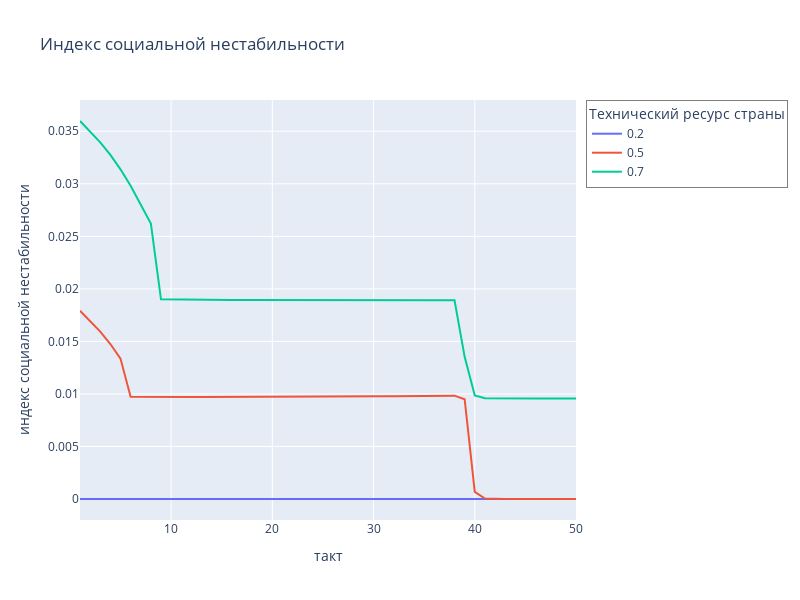

The cell this chart's notebook holds for it:
### Code cell
fig = px.line(df0_ls, x='i', y='inst', color='country', title='Индекс социальной нестабильности')
fig.update_layout(
    width=800, 
    height=600,
    xaxis_title='такт',  
    yaxis_title='индекс социальной нестабильности', 
    showlegend=True,  
    legend_title='Технический ресурс страны',  
    legend=dict(
        bgcolor='rgba(255, 255, 255, 0.5)',  
        bordercolor='rgba(0, 0, 0, 0.5)',  
        borderwidth=1)
)
fig.show()
fig.write_image("instab3.png")

### Figure 1 — Plotly figure (JSON) as saved in the notebook; plotly's stock layout.template omitted (floating-point values rounded to 4 significant figures)
{"data": [{"hovertemplate": "country=0.2<br>i=%{x}<br>inst=%{y}<extra></extra>", "legendgroup": "0.2", "line": {"color": "#636efa", "dash": "solid"}, "marker": {"symbol": "circle"}, "mode": "lines", "name": "0.2", "orientation": "v", "showlegend": true, "type": "scatter", "x": [1, 2, 3, 4, 5, 6, 7, 8, 9, 10, 11, 12, 13, 14, 15, 16, 17, 18, 19, 20, 21, 22, 23, 24, 25, 26, 27, 28, 29, 30, 31, 32, 33, 34, 35, 36, 37, 38, 39, 40, 41, 42, 43, 44, 45, 46, 47, 48, 49, 50], "xaxis": "x", "y": [0, 0, 0, 0, 0, 0, 0, 0, 0, 0, 0, 0, 0, 0, 0, 0, 0, 0, 0, 0, 0, 0, 0, 0, 0, 0, 0, 0, 0, 0, 0, 0, 0, 0, 0, 0, 0, 0, 0, 0, 0, 0, 0, 0, 0, 0, 0, 0, 0, 0], "yaxis": "y"}, {"hovertemplate": "country=0.5<br>i=%{x}<br>inst=%{y}<extra></extra>", "legendgroup": "0.5", "line": {"color": "#EF553B", "dash": "solid"}, "marker": {"symbol": "circle"}, "mode": "lines", "name": "0.5", "orientation": "v", "showlegend": true, "type": "scatter", "x": [1, 2, 3, 4, 5, 6, 7, 8, 9, 10, 11, 12, 13, 14, 15, 16, 17, 18, 19, 20, 21, 22, 23, 24, 25, 26, 27, 28, 29, 30, 31, 32, 33, 34, 35, 36, 37, 38, 39, 40, 41, 42, 43, 44, 45, 46, 47, 48, 49, 50], "xaxis": "x", "y": [0.01792, 0.01695, 0.01593, 0.01475, 0.01336, 0.00973, 0.009738, 0.009735, 0.009728, 0.00972, 0.009714, 0.00971, 0.009706, 0.009706, 0.009706, 0.009707, 0.009708, 0.009712, 0.009714, 0.009718, 0.009721, 0.009725, 0.009729, 0.009733, 0.009739, 0.009743, 0.009749, 0.009755, 0.009761, 0.009767, 0.009773, 0.009781, 0.009788, 0.009796, 0.009805, 0.009814, 0.009824, 0.009834, 0.009496, 0.0006841, 4.647e-05, 2.67e-06, 0, 0, 0, 0, 0, 0, 0, 0], "yaxis": "y"}, {"hovertemplate": "country=0.7<br>i=%{x}<br>inst=%{y}<extra></extra>", "legendgroup": "0.7", "line": {"color": "#00cc96", "dash": "solid"}, "marker": {"symbol": "circle"}, "mode": "lines", "name": "0.7", "orientation": "v", "showlegend": true, "type": "scatter", "x": [1, 2, 3, 4, 5, 6, 7, 8, 9, 10, 11, 12, 13, 14, 15, 16, 17, 18, 19, 20, 21, 22, 23, 24, 25, 26, 27, 28, 29, 30, 31, 32, 33, 34, 35, 36, 37, 38, 39, 40, 41, 42, 43, 44, 45, 46, 47, 48, 49, 50], "xaxis": "x", "y": [0.03598, 0.03495, 0.03394, 0.03276, 0.03138, 0.02981, 0.02808, 0.02623, 0.01901, 0.01899, 0.01897, 0.01896, 0.01895, 0.01894, 0.01894, 0.01894, 0.01893, 0.01893, 0.01893, 0.01893, 0.01893, 0.01893, 0.01893, 0.01893, 0.01893, 0.01893, 0.01893, 0.01893, 0.01893, 0.01893, 0.01893, 0.01893, 0.01893, 0.01892, 0.01891, 0.0189, 0.0189, 0.01892, 0.01353, 0.009847, 0.009584, 0.009566, 0.009563, 0.009562, 0.009562, 0.009562, 0.009562, 0.009562, 0.009562, 0.009562], "yaxis": "y"}], "layout": {"height": 600, "legend": {"bgcolor": "rgba(255, 255, 255, 0.5)", "bordercolor": "rgba(0, 0, 0, 0.5)", "borderwidth": 1, "title": {"text": "Технический ресурс страны"}, "tracegroupgap": 0}, "showlegend": true, "title": {"text": "Индекс социальной нестабильности"}, "width": 800, "xaxis": {"anchor": "y", "domain": [0, 1], "title": {"text": "такт"}}, "yaxis": {"anchor": "x", "domain": [0, 1], "title": {"text": "индекс социальной нестабильности"}}}}
